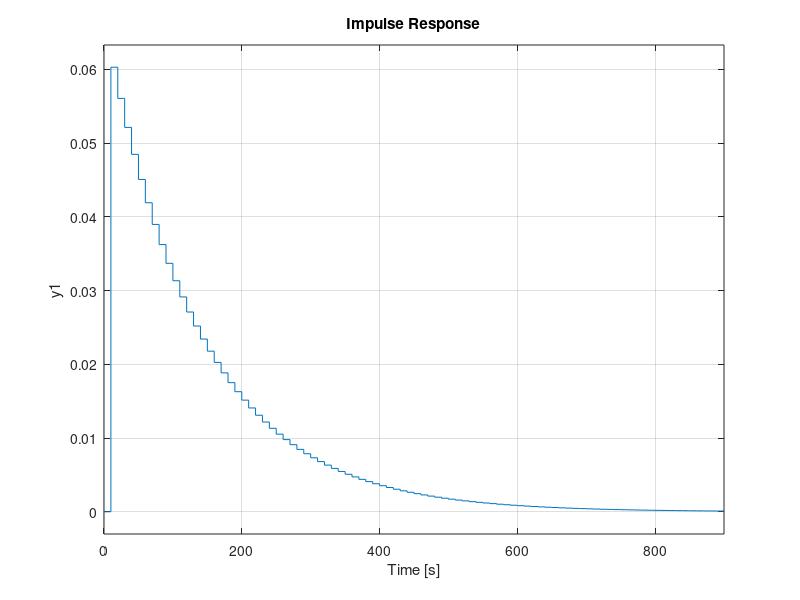

The MATLAB source for this figure:
% Respuesta al escalon y al impulso 
% Funcion de transferencia de un sistema continuo comparandolo  con el
% mismo sistema pero en tiempo discreto
clear;
clc;
close all;
% FT Sistema de 1er orden en tiempo continuo
numS=[0 0.0625];
denS=[1 0.007272];
FdeS=tf(numS,denS);
% Obtener la funcion de transferencia den tiempo discreto correspondiente
% al sistema en tiempo continuo, es decir, se debe convertir la FT de S a
% Z. Se necesita la FT en S, el tiempo de muestreo y el tipo de retenedor
Ts=10;
FdeZ=c2d(FdeS,Ts,'zoh');
% Para mostrar se trata del mismo sistema, graficar polo y ceros, la
% respuesta al escalon y la respuesta al impulso, tanto de la funcion en S
% como en Z.

% Resultados en tiempo continuo
subplot(2,3,1);
pzmap(FdeS);        % Graficar polos y ceros en S
subplot(2,3,2);
step(FdeS);         % Graficar la resupuesta al escalon en tiempo continuo
subplot(2,3,3);
impulse(FdeS);      % Graficar la respuesta al impulso en tiempo continuo

% Resultados en tiempo discretos
subplot(2,3,4);
pzmap(FdeZ);        % Graficar polos y ceros en Z
subplot(2,3,5);
step(FdeZ);         % Graficar la respuesta al escalon en tiempo discreto
subplot(2,3,6);
impulse(FdeZ);      % Graficar la respuesta al impulso en tiempo discreto
